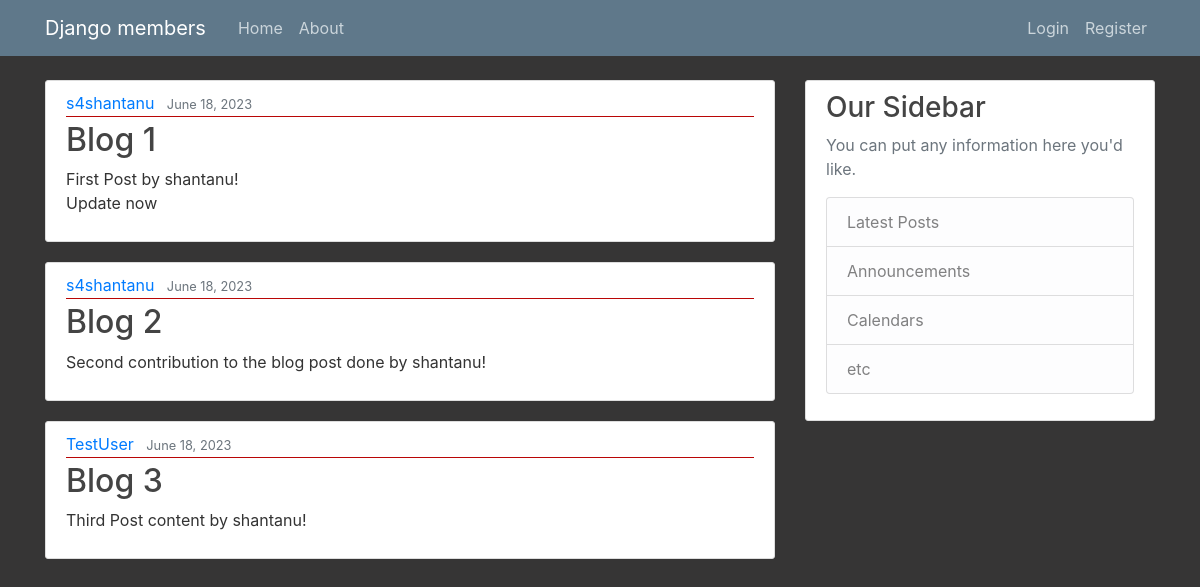
The page / on the database its author committed.
### members/models.py (models this page shows, shortened)
class Post(models.Model):
    title = models.CharField(max_length=100)
    content = models.TextField()
    date_posted = models.DateTimeField(default=timezone.now)
    author = models.ForeignKey(User, on_delete=models.CASCADE)

### members/views.py (the view)
# urls.py: path('', views.home, name='members-home'),
def home(request):
    context = {
        'posts': Post.objects.all()
    }
    return render(request, 'members/home.html', context)

### members/templates/members/home.html
{% extends "members/base.html" %}
{% block content %}
    {% for post in posts %}
        <article class="media content-section">
          <div class="media-body">
            <div class="article-metadata">
              <a class="mr-2" href="#">{{ post.author }}</a>
              <small class="text-muted">{{ post.date_posted|date:"F d, Y" }}</small>
            </div>
            <h2><a class="article-title" href="#">{{ post.title }}</a></h2>
            <p class="article-content">{{ post.content }}</p>
          </div>
        </article>
    {% endfor %}
{% endblock content %}

### members/static/members/main.css (style rules this page uses)
body { background: #363535; color: #333333; margin-top: 5rem; }
h1, h2, h3, h4, h5, h6 { color: #444444; }
.content-section { background: #ffffff; padding: 10px 20px; border: 1px solid #dddddd; border-radius: 3px; margin-bottom: 20px; }
.article-title { color: #444444; }
.article-content { white-space: pre-line; }
.article-metadata { padding-bottom: 1px; margin-bottom: 4px; border-bottom: 1px solid #b90606 }

### rows shown on the page
Post: author "s4shantanu", date_posted "June 18, 2023", title "Blog 1", content "First Post by shantanu! Update now"
Post: author "s4shantanu", date_posted "June 18, 2023", title "Blog 2", content "Second contribution to the blog post done by shantanu!"
Post: author "TestUser", date_posted "June 18, 2023", title "Blog 3", content "Third Post content by shantanu!"
